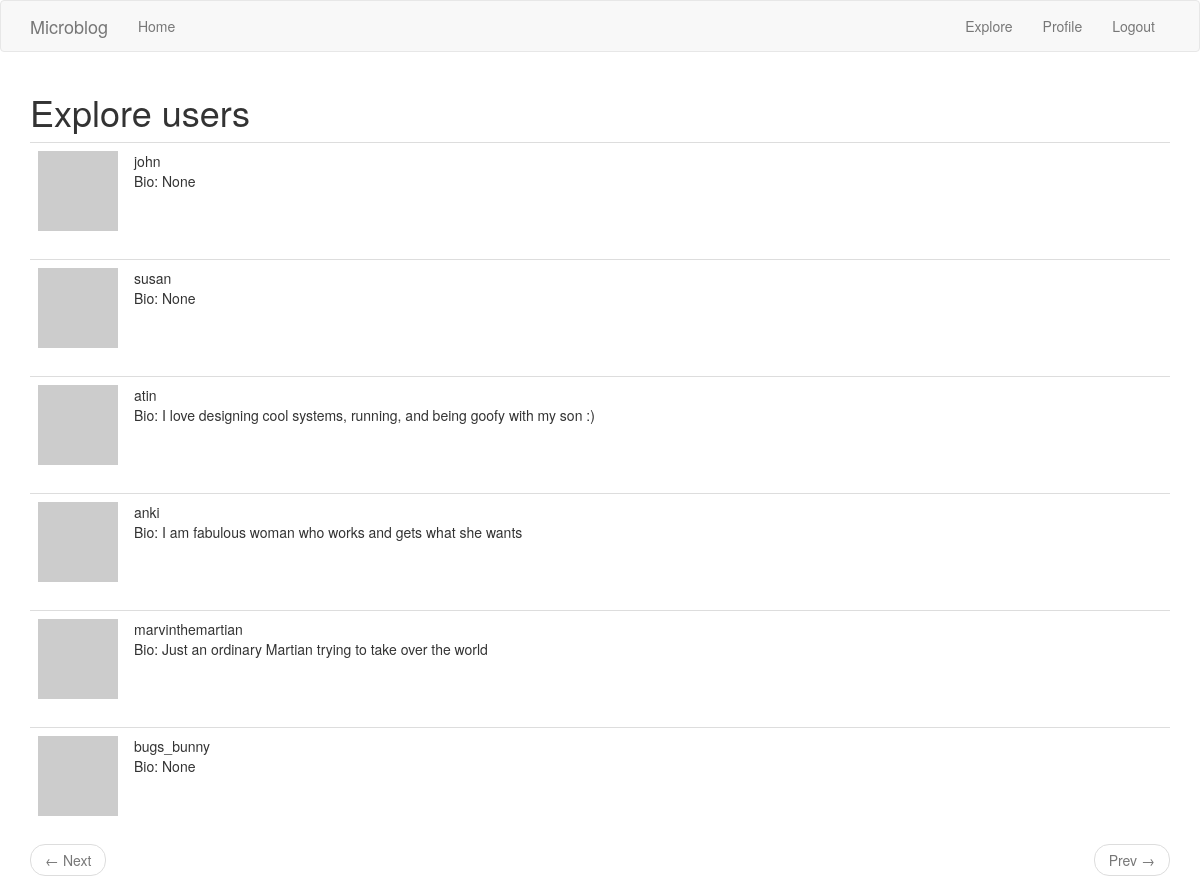
Screenshot of /explore (signed in) with the database file from the repository.
### app/models.py (models this page shows, shortened)
class User(UserMixin, db.Model):
    id = db.Column(db.Integer, primary_key = True)
    username = db.Column(db.String(64), index = True, unique = True)
    email = db.Column(db.String(120), index = True, unique = True)
    password_hash = db.Column(db.String(128))
    posts = db.relationship('Post', backref='author', lazy='dynamic')
    about_me = db.Column(db.String(140))
    last_seen = db.Column(db.DateTime, default = datetime.utcnow)
    followed = db.relationship(
        'User', secondary=followers,
        primaryjoin=(followers.c.follower_id == id),
        secondaryjoin=(followers.c.followed_id == id),
        backref=db.backref('followers', lazy='dynamic'), lazy='dynamic')
    def avatar(self, size):
        digest = md5(self.email.lower().encode('utf-8')).hexdigest()
        return f'https://www.gravatar.com/avatar/{digest}?&s={size}'

### app/routes.py (the view)
@app_var.route('/explore')
@login_required
def explore():
    page = request.args.get('page', 1, type=int)
    users = User.query.paginate(
        page, app_var.config['POSTS_PER_PAGE'], False)
    next_url = url_for('explore', page=users.next_num) \
        if users.has_next else None
    prev_url = url_for('explore', page=users.prev_num) \
        if users.has_prev else None
    return render_template('explore.html', title='Explore', users=users.items,
        next_url=next_url, prev_url=prev_url)

### app/models.py (called while the page is built)
@login.user_loader
def load_user(id):
    return User.query.get(int(id))

### app/routes.py (called while the page is built)
@app_var.before_request
def before_request():
    if current_user.is_authenticated:
        current_user.last_seen = datetime.utcnow()
        db.session.commit()

### app/templates/explore.html
{% extends "base.html" %}
{% import 'bootstrap/wtf.html' as wtf %}
{% block app_content %}
    <h1>Explore users</h1>
    {% for user in users %}
        {% include '_user.html' %}
    {% endfor %}
    <nav aria-label="...">
        <ul class="pager">
            <li class="previous{% if not prev_url %} disabled{% endif %}">
                <a href="{{ prev_url or '#' }}">
                    <span aria-hidden="true">&larr;</span> Next
                </a>
            </li>
            <li class="next{% if not next_url %} disabled{% endif %}">
                <a href="{{ next_url or '#' }}">
                    Prev <span aria-hidden="true">&rarr;</span>
                </a>
            </li>
        </ul>
    </nav>
{% endblock %}

### app/templates/_user.html
<table class="table table-hover">
        <tr>
            <td width="70px">
                <a href="{{ url_for('user', username=user.username) }}">
                    <img src="{{ user.avatar(70) }}" />
                </a>
            </td>
            <td>
                {{ user.username }}
                <br>
                Bio: {{ user.about_me }}
            </td>
        </tr>
    </table>

### rows the page displays
User: username "john", about_me "None"
User: username "susan", about_me "None"
User: username "atin", about_me "I love designing cool systems, running, and being goofy with my son :)"
User: username "anki", about_me "I am fabulous woman who works and gets what she wants"
User: username "marvinthemartian", about_me "Just an ordinary Martian trying to take over the world"
User: username "bugs_bunny", about_me "None"
